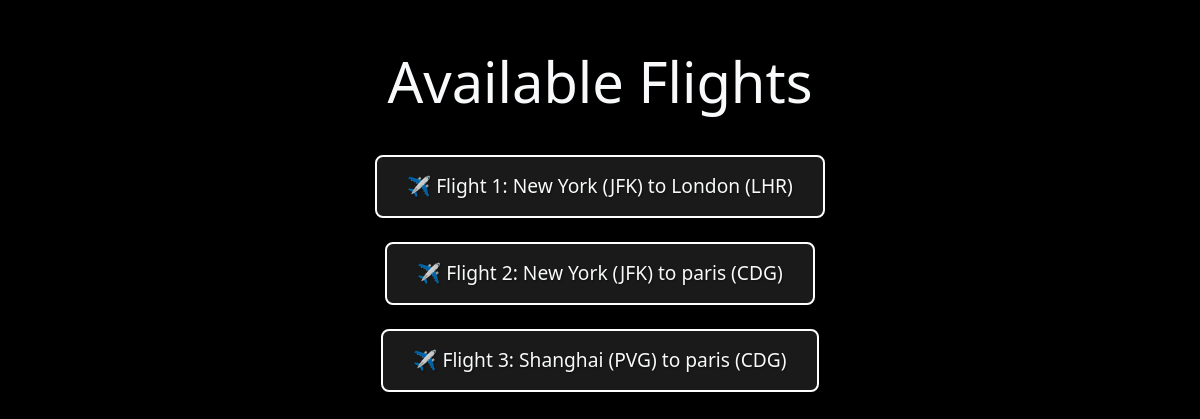
/flights/, run on an earlier commit of the app's database.
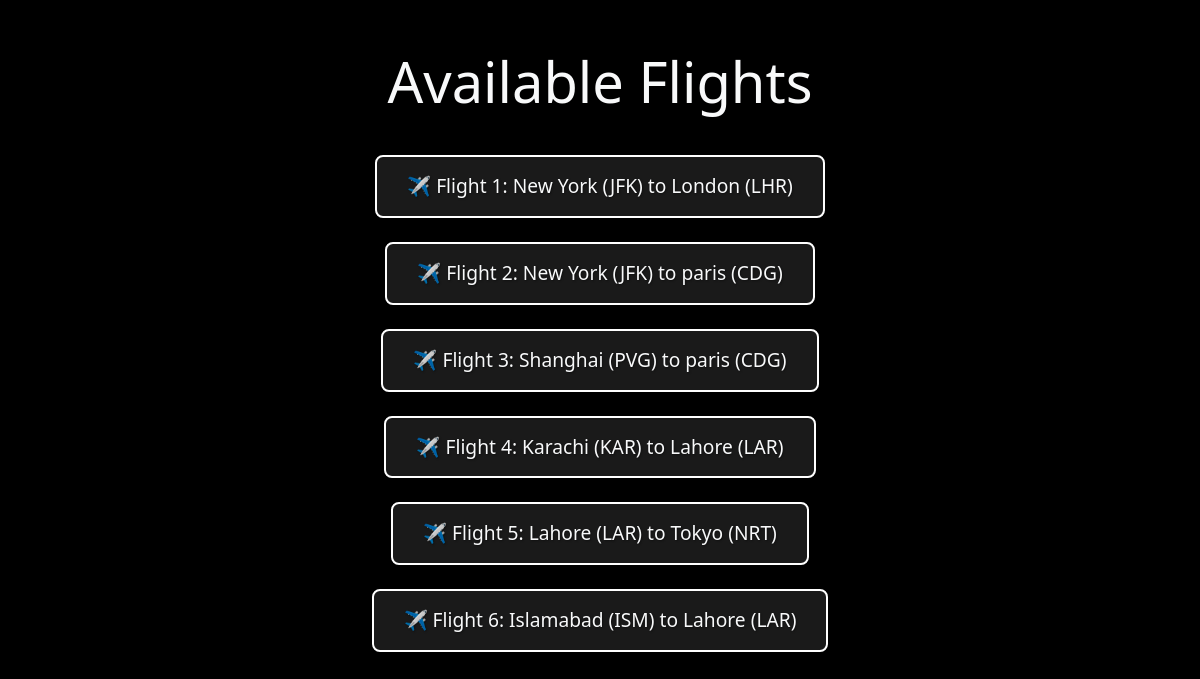
And on a later commit of the database.
### flights/models.py (models this page shows, shortened)
class Flight(models.Model):
    origin = models.ForeignKey(Airport, on_delete=models.CASCADE, related_name="departures")
    destination = models.ForeignKey(Airport, on_delete=models.CASCADE, related_name="arrivals")
    duration = models.IntegerField()

class Airport(models.Model):
    code = models.CharField(max_length=3)
    city = models.CharField(max_length=64)
    def __str__(self):
        return f"{self.city} ({self.code})"

### flights/views.py (the view)
# urls.py: path("",views.index , name="index"),
def index(request):
    return render(request, "flights/index.html", {
        "flights":Flight.objects.all()
    })

### flights/templates/flights/index.html
{% extends "flights/layout.html" %}
{% block body %}
    <div class="container text-center my-5">
        <h1 class="display-4 text-light">Available Flights</h1>
        <ul class="list-unstyled flight-list">
            {% for flight in flights %}
                <li class="flight-item my-4">
                    <a href="{% url 'flight' flight.id %}" class="btn btn-outline-light flight-link">
                        ✈️ Flight {{ flight.id }}: {{ flight.origin }} to {{ flight.destination }}
                    </a>
                </li>
            {% endfor %}
        </ul>
    </div>
{% endblock %}

### flights/templates/flights/layout.html (shortened to what this page needs)
<!DOCTYPE html>
<html lang="en">
    <head>
             <link href="https://cdn.jsdelivr.net/npm/bootstrap@5.3.1/dist/css/bootstrap.min.css" rel="stylesheet">
    </head>
    <body>
        {% block body %}
        {% endblock %}
    </body>
</html>

### flights/templates/flights/layout.html (style rules this page uses)
body { background-color: #000; background-size: cover; color: aliceblue; }
h1 { font-size: 3rem; font-weight: bold; margin-bottom: 40px; color: #fff; text-shadow: 2px 2px 4px rgba(0, 0, 0, 0.6); }
.flight-list { padding: 0; margin: 0 auto; max-width: 600px; }
.flight-item { list-style-type: none; margin-bottom: 20px; }
.flight-link { font-size: 1.2rem; font-weight: 500; padding: 15px 30px; border: 2px solid #fff; border-radius: 8px; background-color: rgba(255, 255, 255, 0.1); transition: background-color 0.3s ease, color 0.3s ease, transform 0.3s ease; text-shadow: 1px 1px 2px rgba(0, 0, 0, 0.4); }

What changed in the data, as far as the page shows it:
added Flight: id "4", origin "Karachi (KAR)", destination "Lahore (LAR)"
added Flight: id "5", origin "Lahore (LAR)", destination "Tokyo (NRT)"
added Flight: id "6", origin "Islamabad (ISM)", destination "Lahore (LAR)"
